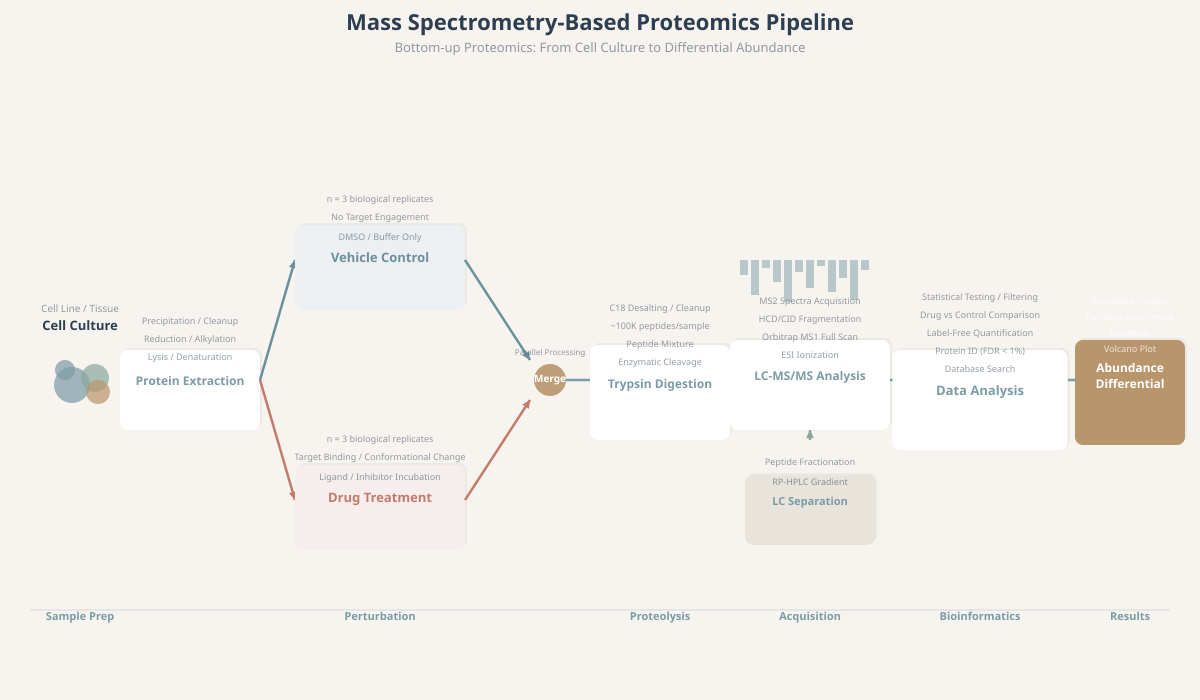

This chart was generated by the following Python code:
"""Mass Spectrometry Proteomics Full Pipeline Workflow.
Cell → Protein Extraction → Drug/Control split → Digestion → LC-MS → Data → Output
"""
import drawsvg as draw
import math

W, H = 1200, 700
d = draw.Drawing(W, H, origin=(0, 0), displayInline=False)

# Colors
BG = '#F7F4EF'
PRI = '#7B9BA6'   # Morandi blue
SEC = '#8AA79C'   # Morandi sage
ACC = '#B8956A'   # Morandi warm
DARK = '#2C3E50'
WHITE = '#FFFFFF'
LIGHT = '#E8E3DB'
DRUG_C = '#C47A6B'
CTRL_C = '#6B8F9B'
GRAY = 'rgba(44,62,80,0.5)'

# Background
d.append(draw.Rectangle(0, 0, W, H, fill=BG))

# ===== HELPERS =====
def draw_box(x, y, w, h, fill=WHITE, rx=8):
    d.append(draw.Rectangle(x-w/2+2, y-2, w, h, fill='rgba(0,0,0,0.05)', rx=rx))
    d.append(draw.Rectangle(x-w/2, y, w, h, fill=fill, rx=rx))

def draw_text(x, y, text, size=12, color=DARK, bold=False, anchor='middle'):
    d.append(draw.Text(text, size, x, y, fill=color, font_family='sans-serif',
              font_weight='bold' if bold else 'normal', text_anchor=anchor))

def draw_arrow(x1, y1, x2, y2, color=PRI, w=2.5):
    p = draw.Path(stroke=color, stroke_width=w, fill='none')
    p.M(x1, y1); p.L(x2, y2)
    d.append(p)
    angle = math.atan2(y2-y1, x2-x1)
    ah = 9
    p2 = draw.Path(fill=color)
    p2.M(x2, y2)
    p2.L(x2-ah*math.cos(angle-0.45), y2-ah*math.sin(angle-0.45))
    p2.L(x2-ah*math.cos(angle+0.45), y2-ah*math.sin(angle+0.45))
    p2.Z()
    d.append(p2)

def draw_circle(cx, cy, r, fill, opacity=0.7):
    d.append(draw.Circle(cx, cy, r, fill=fill, fill_opacity=opacity))

# ===== TITLE =====
draw_text(W/2, 30, 'Mass Spectrometry-Based Proteomics Pipeline', 22, DARK, bold=True)
draw_text(W/2, 52, 'Bottom-up Proteomics: From Cell Culture to Differential Abundance', 13, GRAY)

# ===== LAYOUT: 7 stages in a flow with split in the middle =====
# Stage 1: Cells (x~100)
# Stage 2: Protein Extraction (x~260)
# Stage 3: Drug Treatment (x~430, y~upper) + Blank Control (x~430, y~lower)
# Stage 4: Merge → Digestion (x~600)
# Stage 5: LC Separation (x~740, y~upper)
# Stage 6: MS Analysis (x~740, y~lower)
# Stage 7: Data Analysis + Output (x~900, x~1050)

BASE_Y = 380
HIGH_Y = 500
LOW_Y = 260

# ---- STAGE 1: CELL CULTURE (x=80) ----
cx, cy = 80, BASE_Y
# Cell cluster
for dx, dy, r, c in [(-8,5,18,PRI), (15,-2,14,SEC), (18,12,12,ACC), (-15,-10,10,PRI)]:
    draw_circle(cx+dx, cy+dy, r, c)
draw_text(cx, cy-50, 'Cell Culture', 13, DARK, bold=True)
draw_text(cx, cy-68, 'Cell Line / Tissue', 10, GRAY)

draw_arrow(cx+50, cy, 140, cy)

# ---- STAGE 2: PROTEIN EXTRACTION (x=190) ----
cx = 190
draw_box(cx, cy-30, 140, 80, WHITE)
draw_text(cx, cy+5, 'Protein Extraction', 12, PRI, bold=True)
draw_text(cx, cy-20, 'Lysis / Denaturation', 9, GRAY)
draw_text(cx, cy-38, 'Reduction / Alkylation', 9, GRAY)
draw_text(cx, cy-56, 'Precipitation / Cleanup', 9, GRAY)

# ---- SPLIT ----
draw_arrow(cx+70, cy, 295, HIGH_Y, color=DRUG_C)
draw_arrow(cx+70, cy, 295, LOW_Y, color=CTRL_C)

# ---- STAGE 3a: DRUG TREATMENT (x=380, y=HIGH_Y) ----
cy_d = HIGH_Y
draw_box(380, cy_d-35, 170, 85, '#F5EEEC')
draw_text(380, cy_d+2, 'Drug Treatment', 13, DRUG_C, bold=True)
draw_text(380, cy_d-20, 'Ligand / Inhibitor Incubation', 9, GRAY)
draw_text(380, cy_d-40, 'Target Binding / Conformational Change', 9, GRAY)
draw_text(380, cy_d-58, 'n = 3 biological replicates', 9, GRAY)

# ---- STAGE 3b: BLANK CONTROL (x=380, y=LOW_Y) ----
cy_c = LOW_Y
draw_box(380, cy_c-35, 170, 85, '#ECF0F2')
draw_text(380, cy_c+2, 'Vehicle Control', 13, CTRL_C, bold=True)
draw_text(380, cy_c-20, 'DMSO / Buffer Only', 9, GRAY)
draw_text(380, cy_c-40, 'No Target Engagement', 9, GRAY)
draw_text(380, cy_c-58, 'n = 3 biological replicates', 9, GRAY)

# ---- MERGE ----
draw_arrow(380+85, cy_d, 530, BASE_Y+20, color=DRUG_C)
draw_arrow(380+85, cy_c, 530, BASE_Y-20, color=CTRL_C)

# Merge node
draw_circle(550, BASE_Y, 16, ACC, 0.9)
draw_text(550, BASE_Y+2, 'Merge', 10, WHITE, bold=True)
draw_text(550, BASE_Y-25, 'Parallel Processing', 8, GRAY)

draw_arrow(566, BASE_Y, 620, BASE_Y)

# ---- STAGE 4: DIGESTION (x=660) ----
draw_box(660, BASE_Y-35, 140, 95, WHITE)
draw_text(660, BASE_Y+8, 'Trypsin Digestion', 12, PRI, bold=True)
draw_text(660, BASE_Y-15, 'Enzymatic Cleavage', 9, GRAY)
draw_text(660, BASE_Y-33, 'Peptide Mixture', 9, GRAY)
draw_text(660, BASE_Y-51, '~100K peptides/sample', 9, GRAY)
draw_text(660, BASE_Y-69, 'C18 Desalting / Cleanup', 9, GRAY)

draw_arrow(660+70, BASE_Y, 760, BASE_Y)

# ---- STAGE 5: LC SEPARATION (x=810, upper) ----
cx_lc = 810
draw_box(cx_lc, HIGH_Y-25, 130, 70, LIGHT)
draw_text(cx_lc, HIGH_Y+5, 'LC Separation', 11, PRI, bold=True)
draw_text(cx_lc, HIGH_Y-15, 'RP-HPLC Gradient', 9, GRAY)
draw_text(cx_lc, HIGH_Y-35, 'Peptide Fractionation', 9, GRAY)

draw_arrow(cx_lc, HIGH_Y-60, cx_lc, BASE_Y+50, color=SEC)

# ---- STAGE 6: MS ANALYSIS (x=810, lower) ----
cx_ms = 810
draw_box(cx_ms, BASE_Y-40, 160, 90, WHITE)
draw_text(cx_ms, BASE_Y, 'LC-MS/MS Analysis', 12, PRI, bold=True)
draw_text(cx_ms, BASE_Y-22, 'ESI Ionization', 9, GRAY)
draw_text(cx_ms, BASE_Y-40, 'Orbitrap MS1 Full Scan', 9, GRAY)
draw_text(cx_ms, BASE_Y-58, 'HCD/CID Fragmentation', 9, GRAY)
draw_text(cx_ms, BASE_Y-76, 'MS2 Spectra Acquisition', 9, GRAY)

# Mini spectrum visualization
for i in range(12):
    h_vals = [15,35,8,22,42,12,28,6,32,18,40,10]
    d.append(draw.Rectangle(cx_ms-70+i*11, BASE_Y-120, 8, h_vals[i],
             fill=PRI, fill_opacity=0.5))

draw_arrow(cx_ms+80, BASE_Y, 930, BASE_Y)

# ---- STAGE 7: DATA ANALYSIS (x=980) ----
draw_box(980, BASE_Y-30, 175, 100, WHITE)
draw_text(980, BASE_Y+15, 'Data Analysis', 13, PRI, bold=True)
draw_text(980, BASE_Y-8, 'Database Search', 9, GRAY)
draw_text(980, BASE_Y-26, 'Protein ID (FDR < 1%)', 9, GRAY)
draw_text(980, BASE_Y-44, 'Label-Free Quantification', 9, GRAY)
draw_text(980, BASE_Y-62, 'Drug vs Control Comparison', 9, GRAY)
draw_text(980, BASE_Y-80, 'Statistical Testing / Filtering', 9, GRAY)

draw_arrow(980+88, BASE_Y, 1110, BASE_Y)

# ---- STAGE 8: OUTPUT (x=1130) ----
draw_box(1130, BASE_Y-40, 110, 105, ACC)
draw_text(1130, BASE_Y+8, 'Differential', 12, WHITE, bold=True)
draw_text(1130, BASE_Y-8, 'Abundance', 12, WHITE, bold=True)
draw_text(1130, BASE_Y-28, 'Volcano Plot', 9, 'rgba(255,255,255,0.75)')
draw_text(1130, BASE_Y-44, 'Heatmap', 9, 'rgba(255,255,255,0.75)')
draw_text(1130, BASE_Y-60, 'Pathway Enrichment', 9, 'rgba(255,255,255,0.75)')
draw_text(1130, BASE_Y-76, 'Candidate Targets', 9, 'rgba(255,255,255,0.75)')

# ===== SECTION LABELS =====
draw_text(80, 620, 'Sample Prep', 11, PRI, bold=True)
draw_text(380, 620, 'Perturbation', 11, PRI, bold=True)
draw_text(660, 620, 'Proteolysis', 11, PRI, bold=True)
draw_text(810, 620, 'Acquisition', 11, PRI, bold=True)
draw_text(980, 620, 'Bioinformatics', 11, PRI, bold=True)
draw_text(1130, 620, 'Results', 11, PRI, bold=True)

# Section divider line
d.append(draw.Line(30, 610, W-30, 610, stroke='rgba(123,155,166,0.3)', stroke_width=1))

# ===== SAVE =====
d.save_svg('ms_proteomics_workflow.svg')
print('Saved: ms_proteomics_workflow.svg')
print(f'Size: {W}x{H}')
